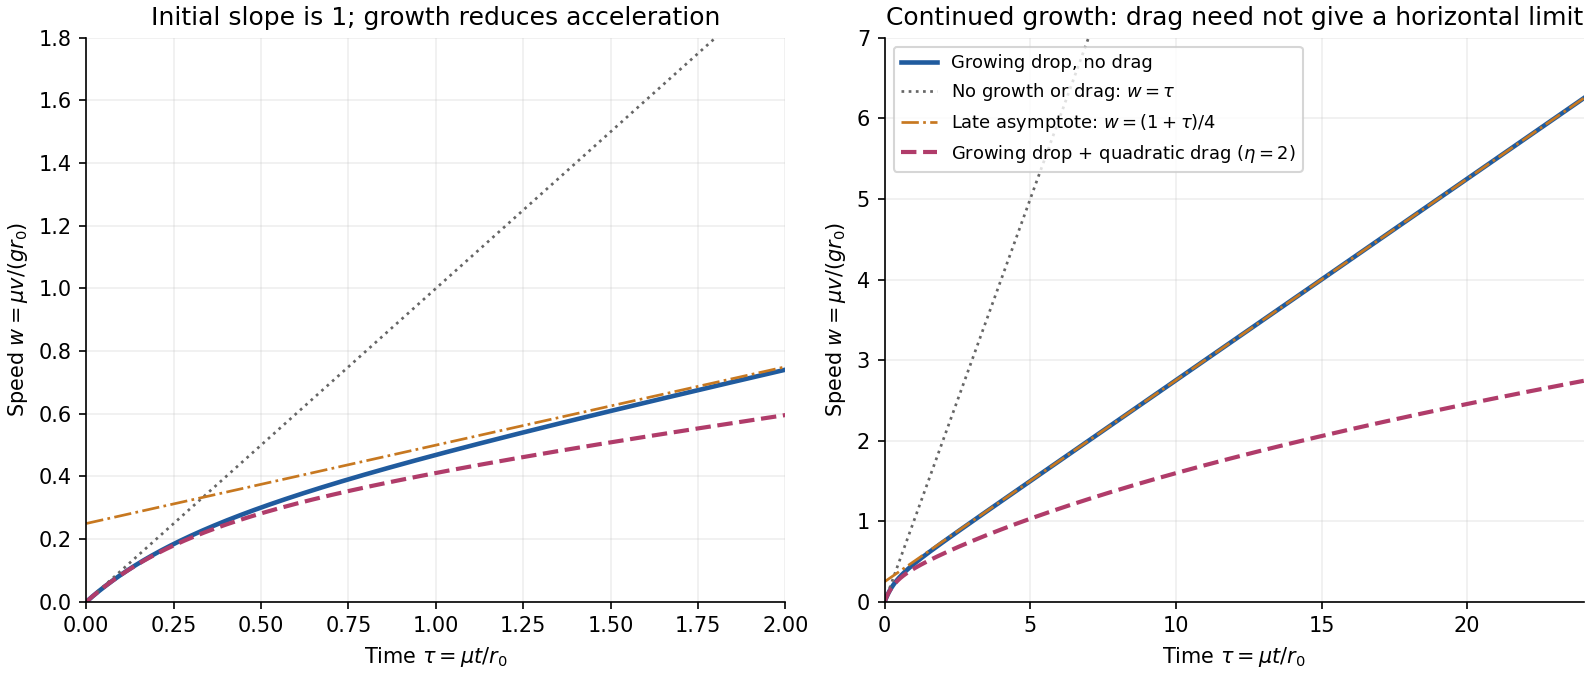

Write Python code to recreate this figure.
"""Original accreting-drop curves. Python 3.14.4; root pyproject.toml deps.

The optional quadratic drag has dimensionless strength eta=2, not exam data.
Run from the desired output directory; writes the PNG basename into cwd.
"""
from pathlib import Path

import matplotlib
matplotlib.use("Agg")
import matplotlib.pyplot as plt
import numpy as np


def drag_curve(tau, eta=2.0):
    """RK4 for w'=1-3w/(1+tau)-eta*w**2/(1+tau)."""
    w = np.zeros_like(tau)
    def rhs(t, y):
        return 1 - (3 * y + eta * y * y) / (1 + t)
    for j, dt in enumerate(np.diff(tau)):
        t, y = tau[j], w[j]
        k1 = rhs(t, y)
        k2 = rhs(t + dt / 2, y + dt * k1 / 2)
        k3 = rhs(t + dt / 2, y + dt * k2 / 2)
        k4 = rhs(t + dt, y + dt * k3)
        w[j + 1] = y + dt * (k1 + 2*k2 + 2*k3 + k4) / 6
    return w


def main():
    tau = np.linspace(0, 24, 12001)
    w = ((1 + tau) - (1 + tau)**-3) / 4
    wd = drag_curve(tau)
    fig, axes = plt.subplots(1, 2, figsize=(10.6, 4.5), layout="constrained")
    fig.patch.set_facecolor("white")
    for ax, xmax, ymax in zip(axes, [2, 24], [1.8, 7]):
        ax.set_facecolor("white")
        ax.plot(tau, w, color="#205b9e", lw=2.2, label="Growing drop, no drag")
        ax.plot(tau, tau, color="0.4", lw=1.3, ls=":", label="No growth or drag: $w=\\tau$")
        ax.plot(tau, (1 + tau) / 4, color="#c77820", lw=1.3, ls="-.", label="Late asymptote: $w=(1+\\tau)/4$")
        ax.plot(tau, wd, color="#b03c6a", lw=2, ls="--", label="Growing drop + quadratic drag ($\\eta=2$)")
        ax.set(xlim=(0, xmax), ylim=(0, ymax), xlabel=r"Time $\tau=\mu t/r_0$", ylabel=r"Speed $w=\mu v/(gr_0)$")
        ax.grid(alpha=0.2)
        ax.spines[["top", "right"]].set_visible(False)
    axes[0].set_title("Initial slope is 1; growth reduces acceleration")
    axes[1].set_title("Continued growth: drag need not give a horizontal limit")
    axes[1].legend(loc="upper left", fontsize=8.6)
    fig.savefig(Path(__file__).with_suffix(".png").name, dpi=150, facecolor="white")
    plt.close(fig)


if __name__ == "__main__":
    main()
